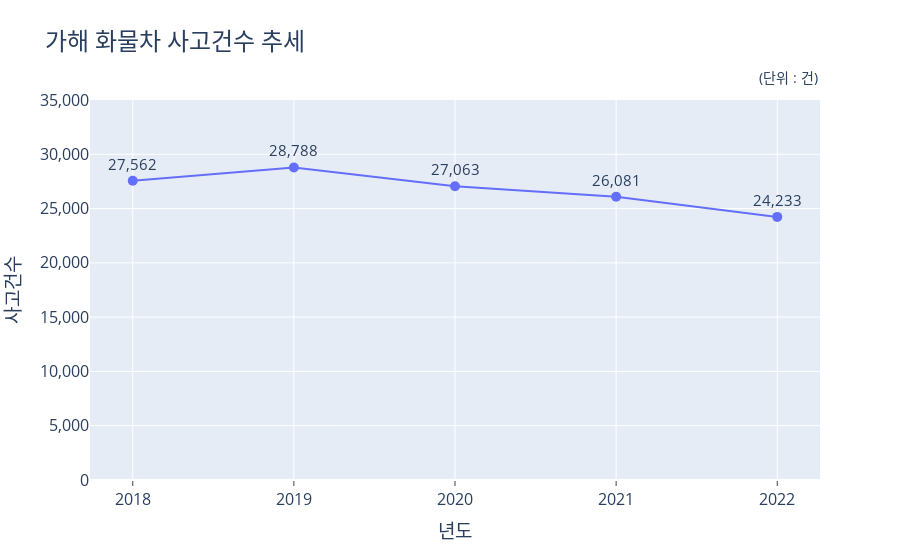

Notebook cell for this chart:
### Code cell
# Plotly를 사용하여 추세 시각화
fig = px.line(filtered_data1, x='년도', y='사고건수', title='가해 화물차 사고건수 추세', markers=True, text=filtered_data1['사고건수'].apply('{:,}'.format))
fig.update_layout(title_font=dict(size=24))
fig.update_xaxes(ticks="outside", dtick=1, title_font=dict(size=19), tickfont=dict(size=16))
fig.update_yaxes(tickformat=',d', title_font=dict(size=19), tickfont=dict(size=16), range=[0, 35000])
fig.update_traces(marker=dict(size=10), textposition='top center', textfont=dict(size=15))  # 포인트 위에 사고건수 표기
# 그래프 우측 상단에 주석 추가
fig.add_annotation(text="(단위 : 건)",
                   xref="paper", yref="paper",
                   x=1, y=1.09,  # 조정하여 위치 조절 가능
                   showarrow=False,
                   font=dict(size=14))
fig.show()

### Figure 1 — Plotly figure (JSON) as saved in the notebook; plotly's stock layout.template omitted (floating-point values rounded to 4 significant figures)
{"data": [{"hovertemplate": "년도=%{x}<br>사고건수=%{y}<br>text=%{text}<extra></extra>", "legendgroup": "", "line": {"color": "#636efa", "dash": "solid"}, "marker": {"size": 10, "symbol": "circle"}, "mode": "lines+text+markers", "name": "", "orientation": "v", "showlegend": false, "text": ["27,562", "28,788", "27,063", "26,081", "24,233"], "textfont": {"size": 15}, "textposition": "top center", "type": "scatter", "x": [2018, 2019, 2020, 2021, 2022], "xaxis": "x", "y": [27562, 28788, 27063, 26081, 24233], "yaxis": "y"}], "layout": {"annotations": [{"font": {"size": 14}, "showarrow": false, "text": "(단위 : 건)", "x": 1, "xref": "paper", "y": 1.09, "yref": "paper"}], "legend": {"tracegroupgap": 0}, "title": {"font": {"size": 24}, "text": "가해 화물차 사고건수 추세"}, "xaxis": {"anchor": "y", "domain": [0, 1], "dtick": 1, "tickfont": {"size": 16}, "ticks": "outside", "title": {"font": {"size": 19}, "text": "년도"}}, "yaxis": {"anchor": "x", "domain": [0, 1], "range": [0, 35000], "tickfont": {"size": 16}, "tickformat": ",d", "title": {"font": {"size": 19}, "text": "사고건수"}}}}
